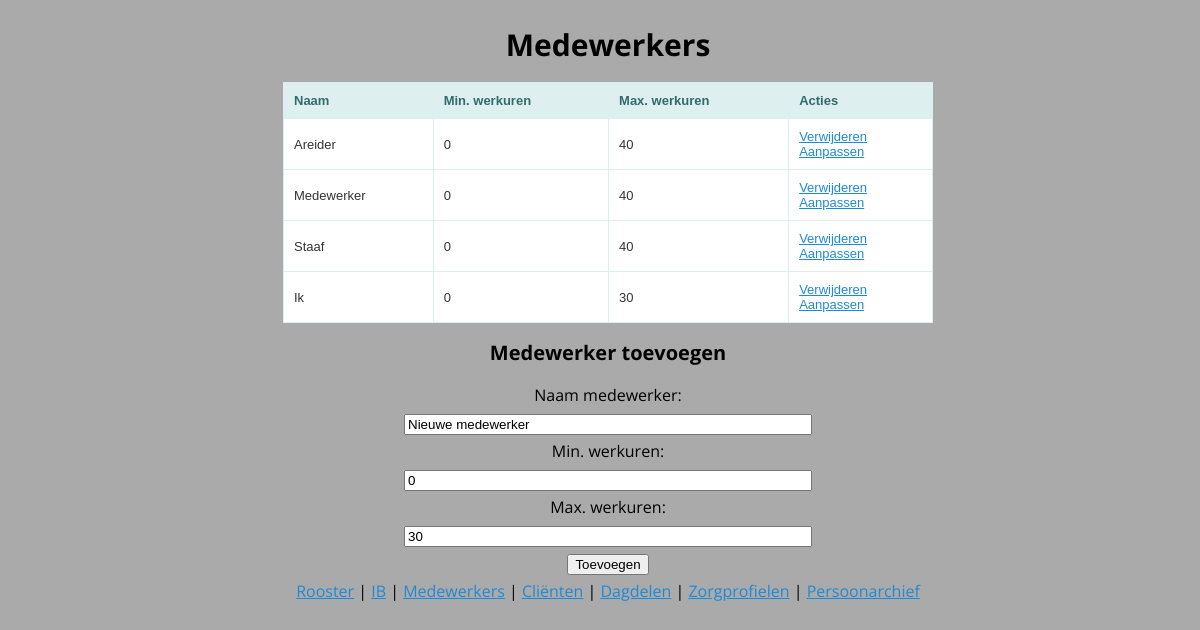
The page /staffs/ on the database its author committed.
### roosterapp/sql.py (models this page shows)
class Staff(Base):
    __tablename__ = 'staffs'
    person_id = Column(Integer, ForeignKey("persons.id"), primary_key=True)
    min_hours = Column(Integer, default=0)
    max_hours = Column(Integer, default=0)
    person = relationship("Person")
    sessions = relationship("Session", backref="staff", cascade="delete, delete-orphan")

class Person(Base):
    __tablename__ = 'persons'
    id = Column(Integer, primary_key=True)
    name = Column(String(127))
    active = Column(Boolean, default=True)
    atttendance = relationship("Presence", backref="person", cascade="delete, delete-orphan")

### roosterapp/routes.py (the view)
@staff_crud.route('/', methods=['GET'])
def show_staffs():
    staffs = app.db.session.query(Staff).all()
    return render_template('index_staffs.html', staffs = staffs)

### roosterapp/templates/index_staffs.html (shortened to what this page needs)
{% extends 'base.html' %}
{% block body %}
<h1> Medewerkers </h1>
{% if staffs|length < 1 %}
    <h4>Er zijn nog geen medewerkers in het systeem. Voeg er hieronder een toe.</h4>
{% else %}
    <table style="width: 50em;">
        <tr>
            <th>Naam</th>
            <th>Min. werkuren</th>
            <th>Max. werkuren</th>
            <th>Acties</th>
        </tr>
        {% for staff in staffs %}
            <tr>
                <td>{{ staff.person.name }}</td>
                <td>{{ staff.min_hours }}</td>
                <td>{{ staff.max_hours }}</td>
                <td>
                    <a href="delete/{{ staff.person_id }}">Verwijderen</a>
                    <br>
                    <a href="update/{{ staff.person_id }}">Aanpassen</a>
                </td>
            </tr>
        {% endfor %}
    </table>
{% endif %}
<h2>Medewerker toevoegen</h2>
<form action="/staffs/add" method="POST" style="width:50em;text-align: center;">
    <label for="staff_name">Naam medewerker:</label><br>
    <input type="text" name="staff_name" id="staff_name" value="Nieuwe medewerker" style="width: 50%;"><br>
    <label for="min_hours">Min. werkuren:</label><br>
    <input type="text" name="min_hours" id="min_hours" value="0" style="width: 50%;"><br>
    <label for="max_hours">Max. werkuren:</label><br>
    <input type="text" name="max_hours" id="max_hours" value="30" style="width: 50%;"><br>
    <input type="submit" value="Toevoegen">
</form>
{% endblock %}

### roosterapp/static/css/main.css (style rules this page uses)
body { font-family: 'Open Sans', sans-serif; line-height: 1.75em; font-size: 16px; background-color: #aaa; width: 100%; position: relative; }
h1 { font-size: 30px; line-height: 34px; text-align: center; }
h2 { font-size: 20px; line-height: 25px; }
a[href] { color: #1e8ad6; }
table { margin: 0 auto; border: solid 1px #DDEEEE; border-collapse: collapse; border-spacing: 0; font: normal 13px Arial, sans-serif; }
table, th { background-color: #DDEFEF; border: solid 1px #DDEEEE; color: #336B6B; padding: 10px; text-align: left; }
table, td { background-color: #FFFFFF; border: solid 1px #DDEEEE; color: #333; padding: 10px; }

### rows shown on the page
Staff: person.name "Areider", min_hours "0", max_hours "40"
Staff: person.name "Medewerker", min_hours "0", max_hours "40"
Staff: person.name "Staaf", min_hours "0", max_hours "40"
Staff: person.name "Ik", min_hours "0", max_hours "30"
